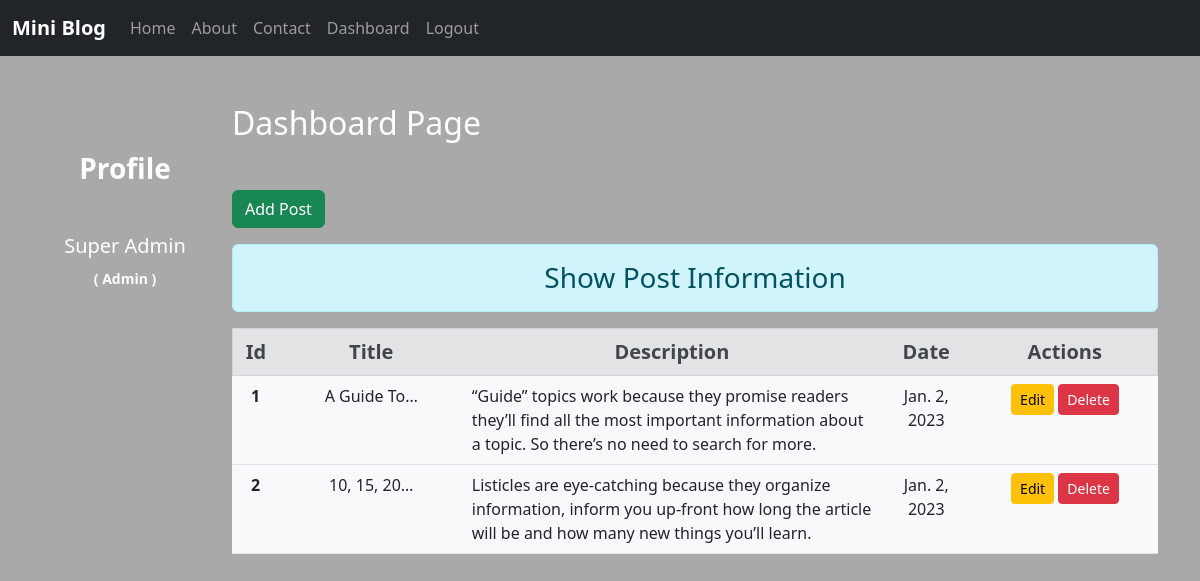
The page /dashboard/ (signed in) on the database its author committed.
### blog/models.py (models this page shows)
class Post(models.Model):
    title = models.CharField(max_length=150)
    desc = models.TextField()
    date = models.DateField(auto_now=True)

### blog/views.py (the view)
# urls.py: path('dashboard/', views.dashboard, name='dashboard'),
def dashboard(request):
    if request.user.is_authenticated:
        posts = Post.objects.all()
        user = request.user
        full_name = user.get_full_name()
        groups = user.groups.all()
        return render(request, 'blog/dashboard.html', context={'posts': posts, 'full_name': full_name, 'groups': groups})
    else:
        return HttpResponseRedirect('/login/')

### blog/templates/blog/dashboard.html (shortened to what this page needs)
{% extends 'blog/base.html' %}
{% load static %}
{% block sidebar %}
<div class="col-sm-2 my-5 text-white text-center">
    <h3 class="my-5 fw-bold">Profile</h3>
    <h5>{{full_name}}</h5>
    {% for group in groups %}
    <small class="fw-bold">( {{group.name}} )</small>
    {% endfor %}
</div>
{% endblock sidebar %}
{% block content %}
<div class="col-sm-10">
    <h2 class="text-white my-5">Dashboard Page</h2>
    <a href="{% url 'addpost' %}" class="btn btn-success">Add Post</a>
    <h3 class="text-center alert alert-info mt-3">Show Post Information</h3>
    {% if posts %}
    <table class="table table-hover bg-light">
        <thead>
          <tr class="text-center alert alert-secondary fs-5">
            <th scope="col">Id</th>
            <th scope="col">Title</th>
            <th scope="col">Description</th>
            <th scope="col">Date</th>
            <th scope="col">Actions</th>
          </tr>
        </thead>
        <tbody>
          {% for post in posts %}
          <tr>
            <th scope="row" style="width: 5%;" class="text-center">{{post.id}}</th>
            <td style="width: 20%;" class="text-center">{{post.title}}</td>
            <td style="width: 45%;">{{post.desc}}</td>
            <td style="width: 10%;" class="text-center">{{post.date}}</td>
            <td style="width: 20%;" class="text-center">
                <a href="{% url 'updatepost' post.id %}" class="btn btn-warning btn-sm">Edit</a>
                {% if perms.blog.delete_post %}
                <form action="{% url 'deletepost' post.id %}" method="post" class="d-inline">
                    <button type="submit" class="btn btn-danger btn-sm">Delete</button>
                </form>
                {% endif %}
            </td>
          </tr>
          {% endfor %}
        </tbody>
      </table>
      {% else %}
      <h4 class="text-center alert alert-warning">No Records...</h4>
    {% endif %}
</div>
{% endblock content %}

### blog/templates/blog/base.html (shortened to what this page needs)
<!DOCTYPE html>
{% load static %}
<html lang="en">
<head>
    <link rel="stylesheet" href="{% static 'blog/css/bootstrap.css' %}">
    <link rel="stylesheet" href="{% static 'blog/css/style.css' %}">
</head>
<body>
    <div class="container-fluid bg-dark">
        {% include 'blog/navbar.html' %}
    </div>
    <div class="container">
        <div class="row">
            {% block sidebar %}{% endblock sidebar %}
            {% block content %}{% endblock content %}
        </div>
    </div>
</body>
</html>

### blog/templates/blog/navbar.html (shortened to what this page needs)
<nav class="navbar navbar-expand-lg navbar-dark bg-dark">
    <a class="navbar-brand fw-bold" href="#">Mini Blog</a>
    <div class="collapse navbar-collapse" id="navbarNav">
      <ul class="navbar-nav">
        <li class="nav-item active">
          <a class="nav-link" href="/">Home</a>
        </li>
        <li class="nav-item">
          <a class="nav-link" href="{% url 'about' %}">About</a>
        </li>
        <li class="nav-item">
          <a class="nav-link" href="{% url 'contact' %}">Contact</a>
        </li>
        {% if request.user.is_authenticated %}
        <li class="nav-item">
            <a class="nav-link" href="{% url 'dashboard' %}">Dashboard</a>
        </li>
        <li class="nav-item">
            <a class="nav-link" href="{% url 'logout' %}">Logout</a>
        </li>
        {% endif %}
      </ul>
    </div>
  </nav>

### blog/static/blog/css/style.css (style rules this page uses)
body { background-color: darkgray; color: antiquewhite; }

### rows shown on the page
Post: id "1", title "A Guide To…", desc "“Guide” topics work because they promise readers they’ll find all the most important information about a topic. So there’s no need to search for more.", date "Jan. 2, 2023"
Post: id "2", title "10, 15, 20…", desc "Listicles are eye-catching because they organize information, inform you up-front how long the article will be and how many new things you’ll learn.", date "Jan. 2, 2023"

### other values the page prints
{{ full_name }} "Super Admin"
{{ group.name }} "Admin"
